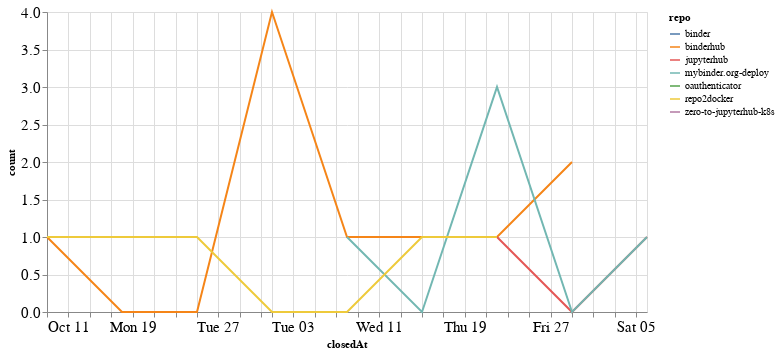

This figure's notebook cell:
### Code cell
closed_by_time = closed_by.groupby('repo').resample('W', on='closedAt').count()['author'].reset_index()
closed_by_time = closed_by_time.rename(columns={'author': 'count'})

alt.Chart(closed_by_time, width=600).mark_line().encode(
    x='closedAt',
    y='count',
    color='repo',
    tooltip="repo"
)

### Figure 1 — Vega-Lite specification as saved in the notebook (floating-point values rounded to 4 significant figures)
{"config": {"axisLeft": {"labelFontSize": 15}, "axisBottom": {"labelFontSize": 15}}, "data": {"name": "data-15f3e50f6f08d1b41484d714b924c6f8"}, "mark": "line", "encoding": {"color": {"type": "nominal", "field": "repo"}, "tooltip": {"type": "nominal", "field": "repo"}, "x": {"type": "temporal", "field": "closedAt"}, "y": {"type": "quantitative", "field": "count"}}, "width": 600, "$schema": "https://vega.github.io/schema/vega-lite/v4.8.1.json", "datasets": {"data-15f3e50f6f08d1b41484d714b924c6f8": [{"repo": "binder", "closedAt": "2020-11-15T00:00:00", "count": 1}, {"repo": "binderhub", "closedAt": "2020-10-11T00:00:00", "count": 1}, {"repo": "binderhub", "closedAt": "2020-10-18T00:00:00", "count": 0}, {"repo": "binderhub", "closedAt": "2020-10-25T00:00:00", "count": 0}, {"repo": "binderhub", "closedAt": "2020-11-01T00:00:00", "count": 4}, {"repo": "binderhub", "closedAt": "2020-11-08T00:00:00", "count": 1}, {"repo": "binderhub", "closedAt": "2020-11-15T00:00:00", "count": 1}, {"repo": "binderhub", "closedAt": "2020-11-22T00:00:00", "count": 1}, {"repo": "binderhub", "closedAt": "2020-11-29T00:00:00", "count": 2}, {"repo": "jupyterhub", "closedAt": "2020-11-22T00:00:00", "count": 1}, {"repo": "jupyterhub", "closedAt": "2020-11-29T00:00:00", "count": 0}, {"repo": "jupyterhub", "closedAt": "2020-12-06T00:00:00", "count": 1}, {"repo": "mybinder.org-deploy", "closedAt": "2020-11-08T00:00:00", "count": 1}, {"repo": "mybinder.org-deploy", "closedAt": "2020-11-15T00:00:00", "count": 0}, {"repo": "mybinder.org-deploy", "closedAt": "2020-11-22T00:00:00", "count": 3}, {"repo": "mybinder.org-deploy", "closedAt": "2020-11-29T00:00:00", "count": 0}, {"repo": "mybinder.org-deploy", "closedAt": "2020-12-06T00:00:00", "count": 1}, {"repo": "oauthenticator", "closedAt": "2020-11-22T00:00:00", "count": 1}, {"repo": "repo2docker", "closedAt": "2020-10-11T00:00:00", "count": 1}, {"repo": "repo2docker", "closedAt": "2020-10-18T00:00:00", "count": 1}, {"repo": "repo2docker", "closedAt": "2020-10-25T00:00:00", "count": 1}, {"repo": "repo2docker", "closedAt": "2020-11-01T00:00:00", "count": 0}, {"repo": "repo2docker", "closedAt": "2020-11-08T00:00:00", "count": 0}, {"repo": "repo2docker", "closedAt": "2020-11-15T00:00:00", "count": 1}, {"repo": "repo2docker", "closedAt": "2020-11-22T00:00:00", "count": 1}, {"repo": "zero-to-jupyterhub-k8s", "closedAt": "2020-10-18T00:00:00", "count": 1}]}}
